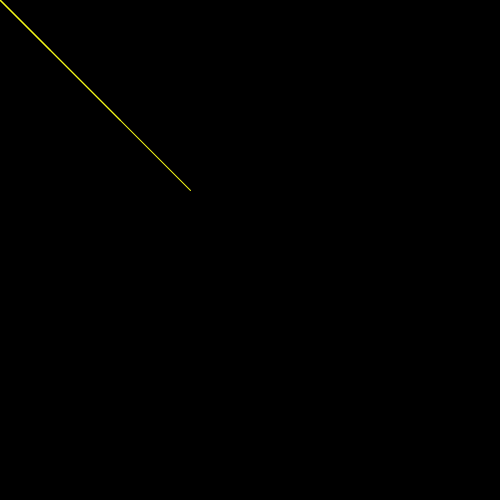
Frame 1 (no input)
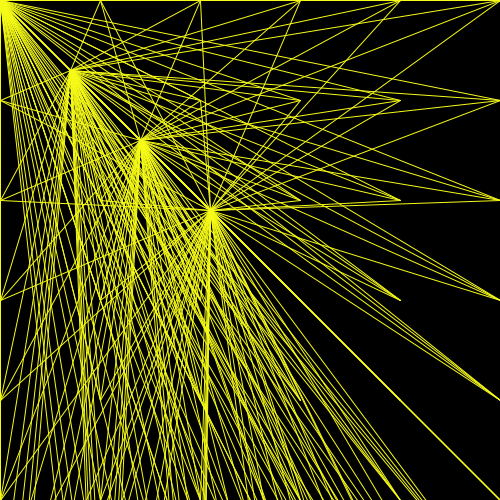
Frame 60 (the mouse pressed at the canvas centre just before this capture)
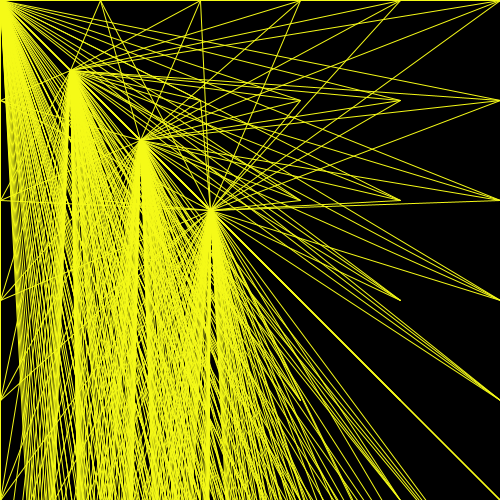
Frame 120 (the mouse held since frame 60 and released just before this capture)

The Processing sketch that drew these frames (run headless with seeded random() and noise(); from frame 60 on, the mouse is pressed at the canvas centre):

// Processing sketch: processing_32234
// ── processing_32234.pde

int goodbye = 50;
int hello = 0;

int y = 0;

void setup () {
  size (500,500);
  noFill ();
  background (0);
  frameRate (5);
  
  fill(5,103,180,30);
  stroke (245,250,23);
  strokeWeight (1);
  
}

void draw (){
  
 while (goodbye < 250){
    line (hello, y,goodbye,goodbye);
  goodbye = goodbye + 70;
 
   }   
   
   
  hello = hello + 100;
 goodbye = 0; 
 
 if (hello > 500){
   y = y + 100;
   hello = 0;
}

}
